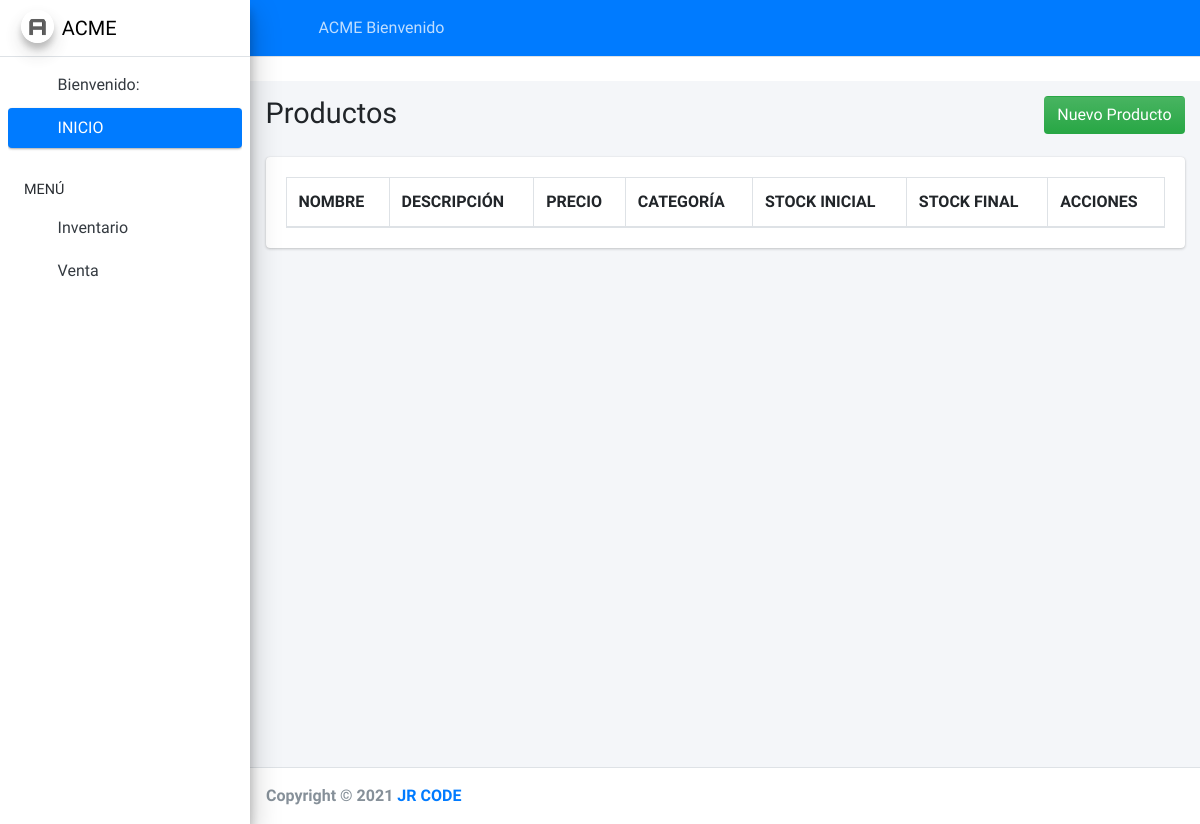
Page /productos/no-stock on the earlier database version.
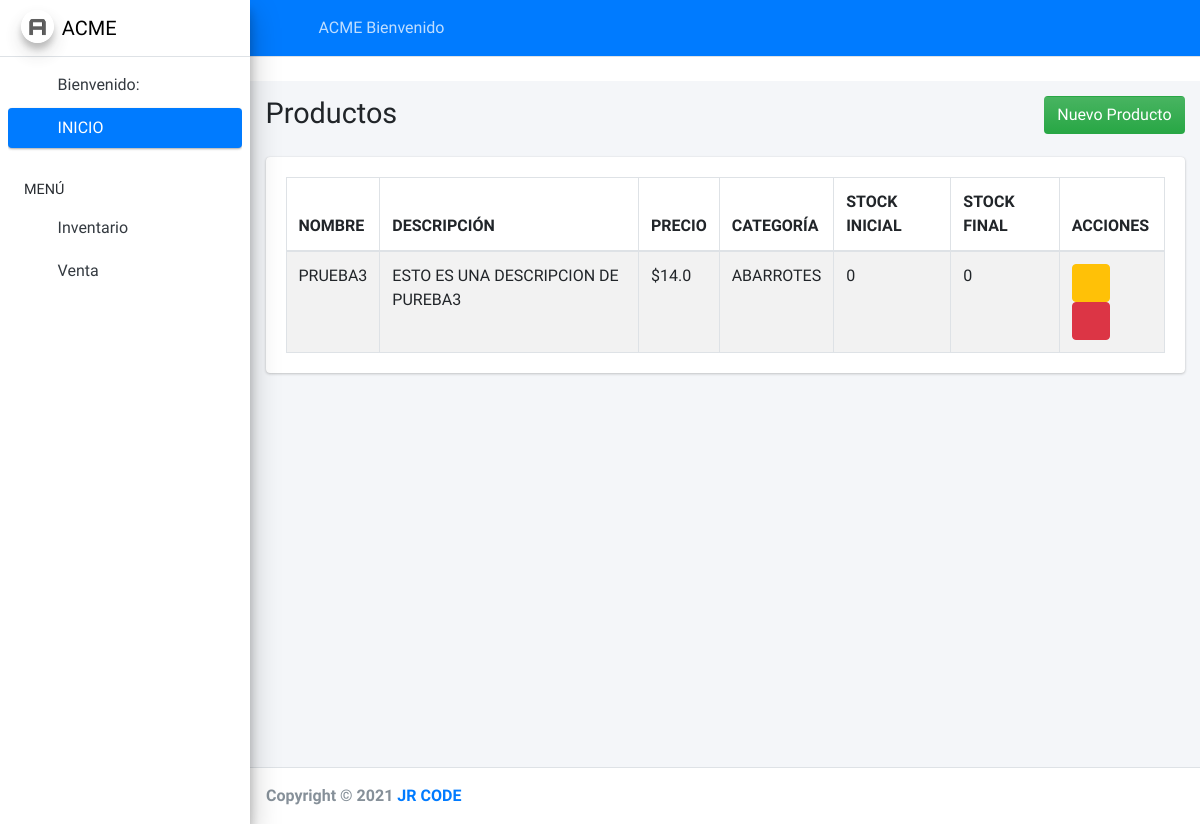
Same page on the later database version.
### products/models.py (models this page shows, shortened)
class Product(models.Model):
    nombre = models.CharField('Nombre del Producto', max_length=200)
    descripcion = models.TextField('Descripción del Producto')
    precio = models.FloatField(default=0)
    categoria = models.ForeignKey(Categorie, on_delete=models.CASCADE)
    stock_inicial = models.IntegerField(default=0)
    stock_final = models.IntegerField(default=0)

class Categorie(models.Model):
    TIPO = (
        ('ABARROTES', 'ABARROTES'),
        ('ELECTRONICA', 'ELECTRONICA'),
        ('FARMACIA', 'FARMACIA'),
    )
    nombre = models.CharField('Categoría', max_length=80, choices=TIPO)
    def __str__(self):
        return self.nombre

### products/views.py (the view)
# urls.py: path('productos/no-stock', vistas.productosSinExistencia, name='no-stock')
def productosSinExistencia(request):
    sin_exis = Product.objects.filter(stock_inicial = '0')
    return render(request, 'products/sin_exis.html', {'sin_exis': sin_exis})

### products/templates/products/sin_exis.html
{% extends 'home.html' %}
{% block body %}
<br>
<div class="content-wrapper">
    <section class="content-header">
        <div class="container-fluid">
          <div class="row mb-2">
            <div class="col-sm-6">
              <h1>Productos</h1>
            </div>
            <div class="col-sm-6">
              <ol class="breadcrumb float-sm-right">
                <a href="{% url 'products:producto_nuevo'  %}">
                  <button type="button" class="btn btn-block bg-gradient-success">Nuevo Producto</button>
                </a>
              </ol>
            </div>
          </div>
        </div>
      </section>
<section class="content">
    <div class="container-fluid">
      <div class="row">
        <div class="col-12">
          <div class="card">
            <div class="card-body">
              <table id="example1" class="table table-bordered table-striped">
                <thead>
                <tr>
                  <th>NOMBRE</th>
                  <th>DESCRIPCIÓN</th>
                  <th>PRECIO</th>
                  <th>CATEGORÍA</th>
                  <th>STOCK INICIAL</th>
                  <th>STOCK FINAL</th>
                  <th>ACCIONES</th>
                </tr>
                </thead>
                <tbody>
                    {% for pro in sin_exis %}
                    <tr>
                      <td>{{ pro.nombre }}</td>
                      <td>{{ pro.descripcion }}</td>
                      <td>${{ pro.precio }}</td>
                      <td>{{ pro.categoria }}</td>
                      <td>{{ pro.stock_inicial }}</td>
                      <td>{{ pro.stock_final }}</td>
                      <td><a href="{% url 'products:producto_edit'  pro.id %}" class="href btn btn-warning btn-circle">
                          <i class="fa fa-edit"></i>
                      </a>
                      <a href="{% url 'products:producto_delete' pro.id %}" class="btn btn-danger btn-circle">
                      <i class="fa fa-trash"></i></a>
                      </td>
                    </tr>
                    {% endfor %}
                </tbody>
              </table>
            </div>
          </div>
        </div>
      </div>
    </div>
  </section>
</div>
{% endblock body %}

### templates/home.html (shortened to what this page needs)
{% load static %}
<!DOCTYPE html>
<html lang="en">
<head>
  <link rel="stylesheet" href="{% static 'plugins/datatables-bs4/css/dataTables.bootstrap4.min.css' %}">
  <link rel="stylesheet" href="{% static 'plugins/datatables-responsive/css/responsive.bootstrap4.min.css' %}">
  <link rel="stylesheet" href="{% static 'plugins/datatables-buttons/css/buttons.bootstrap4.min.css' %}">
  <link rel="stylesheet" href="{% static 'plugins/fontawesome-free/css/all.min.css' %}">
  <link rel="stylesheet" href="https://code.ionicframework.com/ionicons/2.0.1/css/ionicons.min.css">
  <link rel="stylesheet" href="{% static 'plugins/tempusdominus-bootstrap-4/css/tempusdominus-bootstrap-4.min.css' %}">
  <link rel="stylesheet" href="{% static 'plugins/icheck-bootstrap/icheck-bootstrap.min.css' %}">
  <link rel="stylesheet" href="{% static 'plugins/jqvmap/jqvmap.min.css' %}">
  <link rel="stylesheet" href="{% static 'dist/css/adminlte.min.css' %}">
  <link rel="stylesheet" href="{% static 'plugins/overlayScrollbars/css/OverlayScrollbars.min.css' %}">
  <link rel="stylesheet" href="{% static 'plugins/daterangepicker/daterangepicker.css' %}">
  <link rel="stylesheet" href="{% static 'plugins/summernote/summernote-bs4.min.css' %}">
</head>
<body class="hold-transition sidebar-mini layout-fixed">
<div class="wrapper">
  <nav class="main-header navbar navbar-expand navbar-blue navbar-dark">
    <ul class="navbar-nav">
      <li class="nav-item">
        <a class="nav-link" data-widget="pushmenu" href="#" role="button"><i class="fas fa-bars"></i></a>
      </li>
      <li class="nav-item d-none d-sm-inline-block">
        <a href="#" class="nav-link">ACME Bienvenido {{ user.username | upper }}</a>
      </li>
    </ul>
    <ul class="navbar-nav ml-auto">
      <li class="nav-item">
        <a class="nav-link" data-widget="fullscreen" href="#" role="button">
          <i class="fas fa-expand-arrows-alt"></i>
        </a>
      </li>
      <li class="nav-item">
        <a class="nav-link" data-widget="control-sidebar" data-slide="true" href="#" role="button">
          <i class="fas fa-th-large"></i>
        </a>
      </li>
    </ul>
  </nav>
  <aside class="main-sidebar sidebar-light-primary elevation-4">
    <a href="#" class="brand-link">
      <img src="{% static 'dist/img/AdminLTELogo.png' %}" alt="AdminLTE Logo" class="brand-image img-circle elevation-3" style="opacity: .8">
      <span class="brand-text font-weight-light">ACME</span>
    </a>
    <div class="sidebar">
      <nav class="mt-2">
        <ul class="nav nav-pills nav-sidebar flex-column" data-widget="treeview" role="menu" data-accordion="false">
          <li class="nav-item">
            <a href="#" class="nav-link">
              <i class="nav-icon fas fa-user"></i>
              <p>
                Bienvenido: {{ user.username | upper }}
                <i class="fas fa-angle-left right"></i>
              </p>
            </a>
          </li>
               <li class="nav-item">
                <a href="#" class="nav-link active" >
                  <i class="nav-icon fas fa-tachometer-alt"></i>
                  <p>INICIO</p>
                </a>
              </li>
          <li class="nav-header">MENÚ</li>
          <li class="nav-item">
            <a href="#" class="nav-link">
              <i class="nav-icon fas fa-book"></i>
              <p>
                Inventario
                <i class="fas fa-angle-left right"></i>
              </p>
            </a>
          </li>
          <li class="nav-item">
            <a href="#" class="nav-link">
              <i class="nav-icon fas fa-edit"></i>
              <p>
                Venta
                <i class="fas fa-angle-left right"></i>
              </p>
            </a>
          </li>
        </ul>
      </nav>
    </div>
  </aside>
  {% block body %}{% endblock body %}
  </div>
  <footer class="main-footer">
    <strong>Copyright &copy; 2021 <a href="#">JR CODE</a></strong>
  </footer>
</body>
</html>

Differences in the rows shown:
added Product: nombre "PRUEBA3", descripcion "ESTO ES UNA DESCRIPCION DE PUREBA3", precio "14.0", categoria "ABARROTES", stock_inicial "0", stock_final "0"
